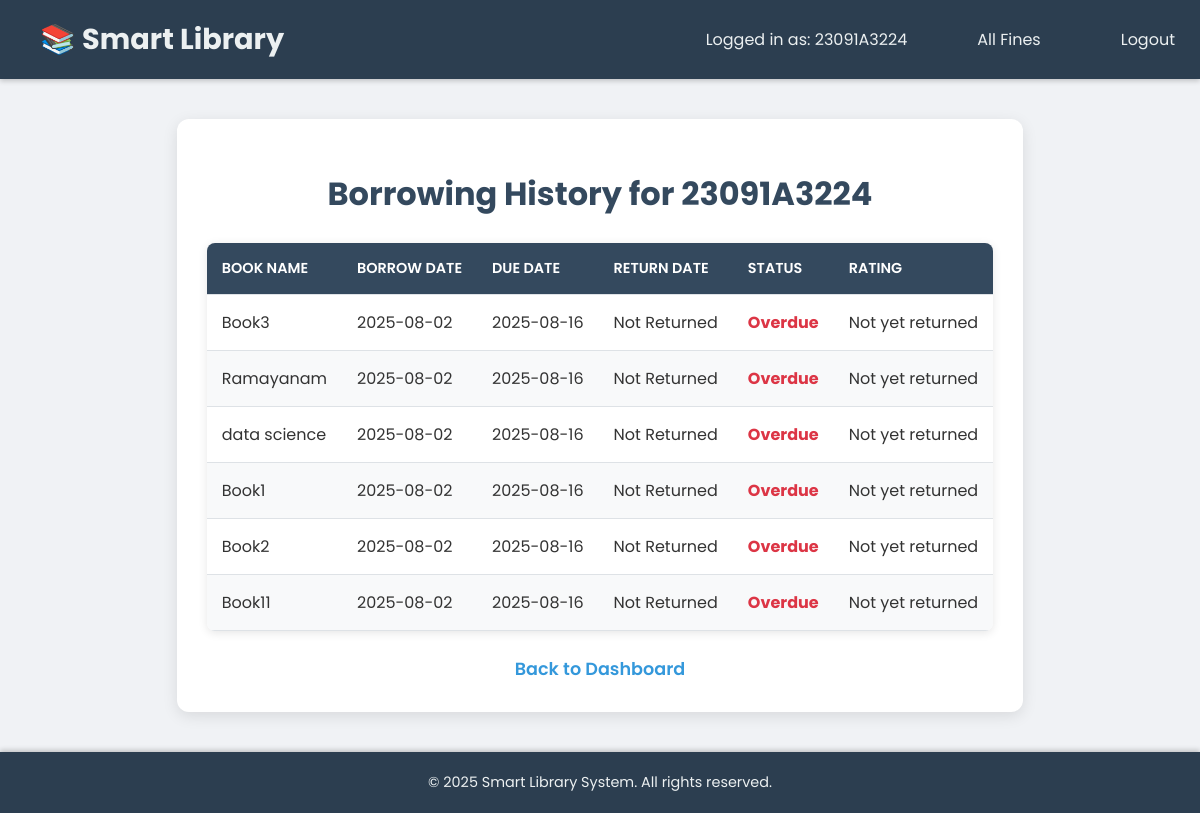
Page /borrowing_history (signed in) on the committed database.
### app.py (models this page shows)
class BorrowedBook(db.Model):
    id = db.Column(db.Integer, primary_key=True)
    regno = db.Column(db.String(20), nullable=False)
    book_name = db.Column(db.String(100), nullable=False)
    borrow_date = db.Column(db.Date, default=datetime.today)
    due_date = db.Column(db.Date)
    actual_return_date = db.Column(db.Date, nullable=True)

### app.py (the view)
@app.route('/borrowing_history')
def borrowing_history():
    if 'regno' not in session:
        flash('Please log in first.', 'error')
        return redirect(url_for('student_login'))
    regno = session['regno']
    books = BorrowedBook.query.filter_by(regno=regno).order_by(BorrowedBook.borrow_date.desc()).all()
    book_ratings = {}
    for book in books:
        if book.actual_return_date:  # Only get ratings for returned books
            book_obj = Book.query.filter_by(title=book.book_name).first()
            if book_obj:
                existing_rating = BookRating.query.filter_by(regno=regno, book_id=book_obj.id).first()
                if existing_rating:
                    book_ratings[book.id] = {
                        'rating': existing_rating.rating,
                        'review': existing_rating.review
                    }
    return render_template('borrowing_history.html', books=books, regno=regno,
                          today_date=datetime.today().date(), now=datetime.now(),
                          book_ratings=book_ratings)

### app.py (called while the page is built)
@app.teardown_appcontext
def shutdown_session(exception=None):
    db.session.remove()

### templates/borrowing_history.html (shortened to what this page needs)
{% extends "base.html" %}
{% set background = 'https://images.unsplash.com/photo-1507842217343-583bb7270b66' %}
{% block content %}
<div class="container">
    <h1 class="text-center mb-4">Borrowing History for {{ regno }}</h1>
    {% if books %}
    <table class="table table-striped">
        <thead>
            <tr>
                <th>Book Name</th>
                <th>Borrow Date</th>
                <th>Due Date</th>
                <th>Return Date</th>
                <th>Status</th>
                <th>Rating</th>
            </tr>
        </thead>
        <tbody>
            {% for book in books %}
            <tr>
                <td>{{ book.book_name }}</td>
                <td>{{ book.borrow_date.strftime('%Y-%m-%d') }}</td>
                <td>{{ book.due_date.strftime('%Y-%m-%d') }}</td>
                <td>{{ book.actual_return_date.strftime('%Y-%m-%d') if book.actual_return_date else 'Not Returned' }}</td>
                <td>
                    {% if book.actual_return_date %}
                        <span class="status-returned">Returned</span>
                    {% elif book.due_date < today_date %}
                        <span class="status-overdue">Overdue</span>
                    {% else %}
                        <span class="status-borrowed">Borrowed</span>
                    {% endif %}
                </td>
                <td>
                    {% if book.actual_return_date %}
                        <form method="POST" action="{{ url_for('rate_book', borrowed_book_id=book.id) }}" class="rating-form">
                            <div class="rating-stars">
                                {% for i in range(1, 6) %}
                                    <input type="radio" name="rating" value="{{ i }}" id="star{{ book.id }}-{{ i }}"
                                           {% if book.id in book_ratings and book_ratings[book.id].rating == i %}checked{% endif %}>
                                    <label for="star{{ book.id }}-{{ i }}">★</label>
                                {% endfor %}
                            </div>
                            <textarea name="review" placeholder="Write your review..." class="form-control mt-2" rows="2">{{ book_ratings[book.id].review if book.id in book_ratings else '' }}</textarea>
                            <button type="submit" class="btn btn-primary btn-sm mt-2">Submit Rating</button>
                        </form>
                    {% else %}
                        Not yet returned
                    {% endif %}
                </td>
            </tr>
            {% endfor %}
        </tbody>
    </table>
    {% else %}
    <p class="text-center lead">No borrowing history found for {{ regno }}.</p>
    {% endif %}
    <a href="{{ url_for('student_dashboard') }}" class="back-link">Back to Dashboard</a>
</div>
{% endblock %}

### static/style.css (style rules this page uses)
body { font-family: 'Poppins', sans-serif; margin: 0; padding: 0; background-color: #f0f2f5; color: #333; min-height: 100vh; display: flex; flex-direction: column; }
h1, h2, h3, h4, h5, h6 { font-weight: 700; color: #34495e; margin-bottom: 20px; }
.container { max-width: 960px; margin: 40px auto; background-color: #ffffff; padding: 30px; border-radius: 12px; box-shadow: 0 4px 15px rgba(0,0,0,0.1); flex-grow: 1; }
table { width: 100%; border-collapse: collapse; margin-top: 25px; background-color: #ffffff; border-radius: 8px; overflow: hidden; box-shadow: 0 2px 10px rgba(0,0,0,0.1); }
th, td { padding: 15px; text-align: left; border-bottom: 1px solid #dee2e6; }
th { background-color: #34495e; color: white; font-weight: 600; text-transform: uppercase; font-size: 0.9em; }
tr:nth-child(even) { background-color: #f8f9fa; }
a { color: #3498db; text-decoration: none; transition: color 0.3s ease; }
.back-link, .nav-link { display: block; text-align: center; margin-top: 25px; font-size: 1.1em; font-weight: 600; }
.status-overdue { color: #dc3545; font-weight: bold; }
.mb-4 { margin-bottom: 1.5rem !important; }
.text-center { text-align: center !important; }
@media (min-width: 992px) { .container { max-width: 1200px; padding: 30px; } }
body { font-size: 16px; }

### templates/base.html (style rules this page uses)
body { background-size: cover; background-attachment: fixed; background-position: center center; }

### rows in the picture
BorrowedBook: book_name "Book3", borrow_date "2025-08-02", due_date "2025-08-16", actual_return_date "Not Returned", shows "Overdue", shows "Not yet returned"
BorrowedBook: book_name "Ramayanam", borrow_date "2025-08-02", due_date "2025-08-16", actual_return_date "Not Returned", shows "Overdue", shows "Not yet returned"
BorrowedBook: book_name "data science", borrow_date "2025-08-02", due_date "2025-08-16", actual_return_date "Not Returned", shows "Overdue", shows "Not yet returned"
BorrowedBook: book_name "Book1", borrow_date "2025-08-02", due_date "2025-08-16", actual_return_date "Not Returned", shows "Overdue", shows "Not yet returned"
BorrowedBook: book_name "Book2", borrow_date "2025-08-02", due_date "2025-08-16", actual_return_date "Not Returned", shows "Overdue", shows "Not yet returned"
BorrowedBook: book_name "Book11", borrow_date "2025-08-02", due_date "2025-08-16", actual_return_date "Not Returned", shows "Overdue", shows "Not yet returned"

### other values in the picture
{{ session.get('regno') }} "23091A3224"
{{ regno }} "23091A3224"
